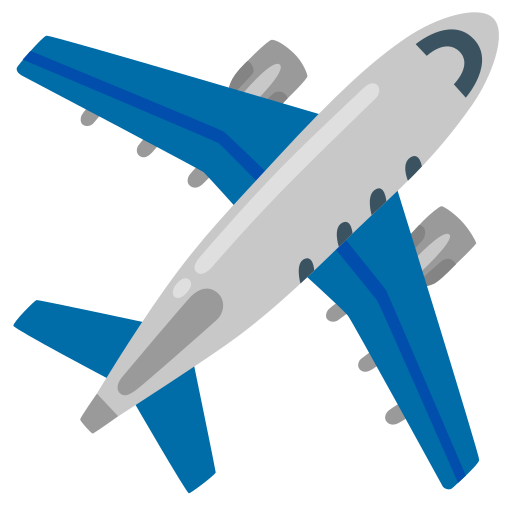
#> input picture assets/illustrations/airplane.png, 512 x 512 px
$ python -i add_pictures.py   (imports and definitions only)
#> lines starting #> are read from the running program, lines starting #| are printed output that depends on the picture
"""Register hand-downloaded illustrations as a pack the script can use.

    python tools/add_pictures.py ~/Downloads/irasutoya --pack irasutoya

Every image in the folder becomes a picture: trimmed of its transparent
margin, scaled to 512px, saved as assets/illustrations/<name>.png, and
listed in assets/packs/<pack>.yaml with the Japanese word the script will
recognise. The name and the word come from the filename, so name the files
in Japanese as you save them —

    驚く人.png            → surprised_person / 驚く人
    望遠鏡をのぞく人.png   → telescope_person / 望遠鏡をのぞく人

— or pass `--map file.tsv` with `ファイル名<TAB>英名<TAB>日本語` per line
when the filenames are what the site gave you.

いらすとや's terms allow 20 illustrations per work for free; the pack
records that limit and the script stage refuses a script that crosses it.
"""

from __future__ import annotations

import argparse
import re
import sys
import unicodedata
from pathlib import Path

import yaml
from PIL import Image

ROOT = Path(__file__).resolve().parent.parent
OUT = ROOT / "assets" / "illustrations"
PACKS = ROOT / "assets" / "packs"
SIZE = 512

PRESETS = {
    "irasutoya": {
        "title": "いらすとや",
        "source": "https://www.irasutoya.com/",
        "licence": "いらすとや ご利用規定（1つの作品につき20点まで無料、21点以上は有償）",
        "credit": "イラスト: いらすとや",
        "max_per_video": 20,
    },
}

# Japanese word -> a stable English name, for the common cases. Anything not
# covered falls back to a romanised-ish slug of the filename, which the
# operator can rename in the YAML afterwards.
_WORDS = {
    "人": "person", "男性": "man", "女性": "woman", "子供": "child", "子ども": "child",
    "驚く": "surprised", "考える": "thinking", "喜ぶ": "happy", "困る": "troubled", "泣く": "crying",
    "怒る": "angry", "笑う": "laughing", "寝る": "sleeping", "走る": "running", "歩く": "walking",
    "見る": "looking", "話す": "talking", "聞く": "listening", "書く": "writing", "読む": "reading",
    "科学者": "scientist", "博士": "professor", "先生": "teacher", "学生": "student", "医者": "doctor",
    "実験": "experiment", "研究": "research", "観測": "observation", "計算": "calculation",
    "望遠鏡": "telescope", "顕微鏡": "microscope", "地球": "earth", "宇宙": "space", "星": "star",
    "太陽": "sun", "月": "moon", "鐘": "bell", "寺": "temple", "神社": "shrine", "山": "mountain",
    "海": "sea", "川": "river", "空": "sky", "雨": "rain", "雪": "snow", "雲": "cloud", "風": "wind",
    "時計": "clock", "本": "book", "家": "house", "車": "car", "電車": "train", "飛行機": "airplane",
}


# What the sites append to every filename and the script would never say.
_NOISE = re.compile(r"(のイラスト|イラスト|素材|画像|フリー|無料|かわいい|シンプル)+$")


# [26 lines left out: functions _japanese, _slug, not called in this run]


def _trim(image: Image.Image) -> Image.Image:
    """Crop the transparent (or white) margin the sites leave around a PNG."""
    rgba = image.convert("RGBA")
    box = rgba.getbbox()
    if rgba.getextrema()[3][0] == 255:       # fully opaque: treat near-white as background
        grey = rgba.convert("L").point(lambda v: 0 if v > 244 else 255)
        box = grey.getbbox() or box
    return rgba.crop(box) if box else rgba


# [81 lines left out: functions _fit, _mapping, main, not called in this run]


# [2 lines not run here, left out]

>>> from PIL import Image
>>> picture = Image.open('../assets/illustrations/airplane.png')
#> picture is the input picture: PIL image 512x512 RGBA; mean R, G, B, A 40.3, 61.1, 73.9, 104
>>> result = _trim(picture)
#> in _trim, `box = rgba.getbbox()`: box = (13, 12, 499, 494)
#> in _trim, `return rgba.crop(box) if box else rgba`:
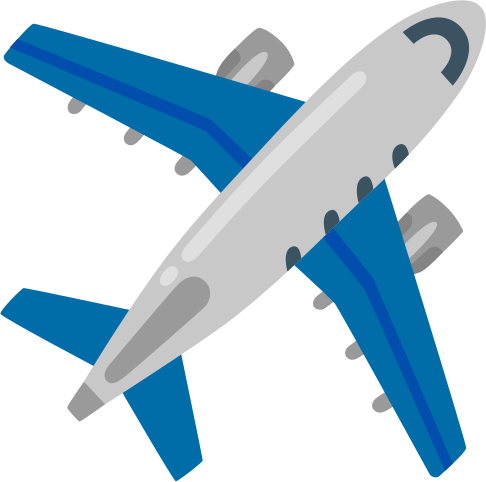
#> returned value: PIL image 486x482 RGBA; mean R, G, B, A 45.1, 68.4, 82.7, 116.4; transparent parts drawn white
